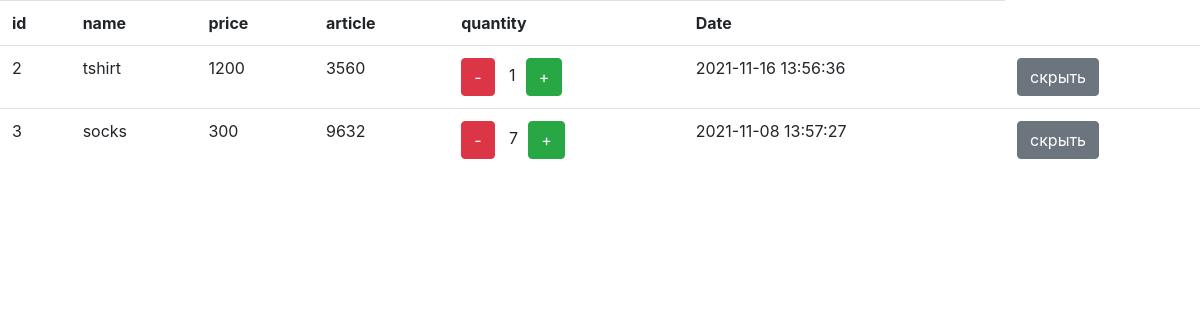
The page / on the database its author committed.
### tables this page shows
CREATE TABLE `products` (
  `ID` bigint UNSIGNED NOT NULL,
  `Product_ID` int NOT NULL,
  `PRODUCT_NAME` char(255) NOT NULL,
  `PRODUCT_PRICE` int DEFAULT NULL,
  `PRODUCT_ARTICLE` int NOT NULL,
  `PRODUCT_QUANTITY` int DEFAULT '1',
  `DATE_CREATE` timestamp NULL DEFAULT NULL,
  `VISABILITY` tinyint(1) DEFAULT '1'
);

### index.php (called while the page is built, shortened)
<?php
require 'core/bootstrap.php';
require 'public/views/home.php';

### core/config.php (called while the page is built)
<?php
return [
    'database'=> [
        'name'=> 'vedita',
        'username' => 'root',
        'password'=> '',
        'connection' => 'mysql:host=127.0.0.1',
        'options'=> [
            PDO::ATTR_ERRMODE => PDO::ERRMODE_EXCEPTION
        ]
    ]
    ];

### core/bootstrap.php (called while the page is built)
<?php
require 'app/Cproduct.php';
$config=require 'config.php';
$conn=new Cproduct($config['database']);
$items=$conn->GetItems(3);
?>

### app/Cproduct.php (called while the page is built, shortened)
<?php
class Cproduct {
private $pdo;
public  function __construct($config)
{
    try {
        $this->pdo=new PDO(
            $config['connection'].';dbname='.$config['name'],
            $config['username'],
            $config['password'],
            $config['options']
        );
    }
    catch(PDOException $e)
    {
        print $e->getMessage();
    }
}
public function GetItems(int $cnt)
{
    if($cnt){
        $statement=$this->pdo->prepare("
        Select   * From Products as P
        ORDER BY DATE_CREATE DESC
        LIMIT ${cnt}
         ");
         $statement->execute();
         $result=$statement->fetchAll(PDO::FETCH_OBJ);
         return $result;
    }
}
}

### public/views/home.php (the view, shortened to what this page needs)
<html>
<head>
    <link rel="stylesheet" href="https://stackpath.bootstrapcdn.com/bootstrap/4.3.1/css/bootstrap.min.css">
</head>
<body>
    </body>
</html>
<table class="table">
    <tr>
        <th>id</th>
        <th>name</th>
        <th>price</th>
        <th>article</th>
        <th>quantity</th>
        <th>Date</th>
    </tr>
    <?php
    foreach($items as $item){
        if($item->VISABILITY){
        print("<tr id=row{$item->ID}>");
        print(
            '<td>'.$item->ID.'</td>'.
            '<td>'.$item->PRODUCT_NAME.'</td>'.
            '<td>'.$item->PRODUCT_PRICE.'</td>'.
            '<td>'.$item->PRODUCT_ARTICLE.'</td>'.
            '<td>'."<button onclick=minusqnt($item->ID) class='btn btn-danger'>-</button><span id=span{$item->ID} style='margin:0px 10px 0px 10px'> ".$item->PRODUCT_QUANTITY."</span><button class='btn btn-success' onclick=plusqnt($item->ID)>+</button>".'</td>'.
            '<td>'.$item->DATE_CREATE.'</td>'.
            "<td><button class='btn btn-secondary' onclick=hiderow({$item->ID})> скрыть </button> </td>"
        );
        print('</tr>');
    }
    }
    ?>
</table>

### rows shown on the page
products: ID "2", PRODUCT_NAME "tshirt", PRODUCT_PRICE "1200", PRODUCT_ARTICLE "3560", PRODUCT_QUANTITY "1", DATE_CREATE "2021-11-16 13:56:36"
products: ID "3", PRODUCT_NAME "socks", PRODUCT_PRICE "300", PRODUCT_ARTICLE "9632", PRODUCT_QUANTITY "7", DATE_CREATE "2021-11-08 13:57:27"
